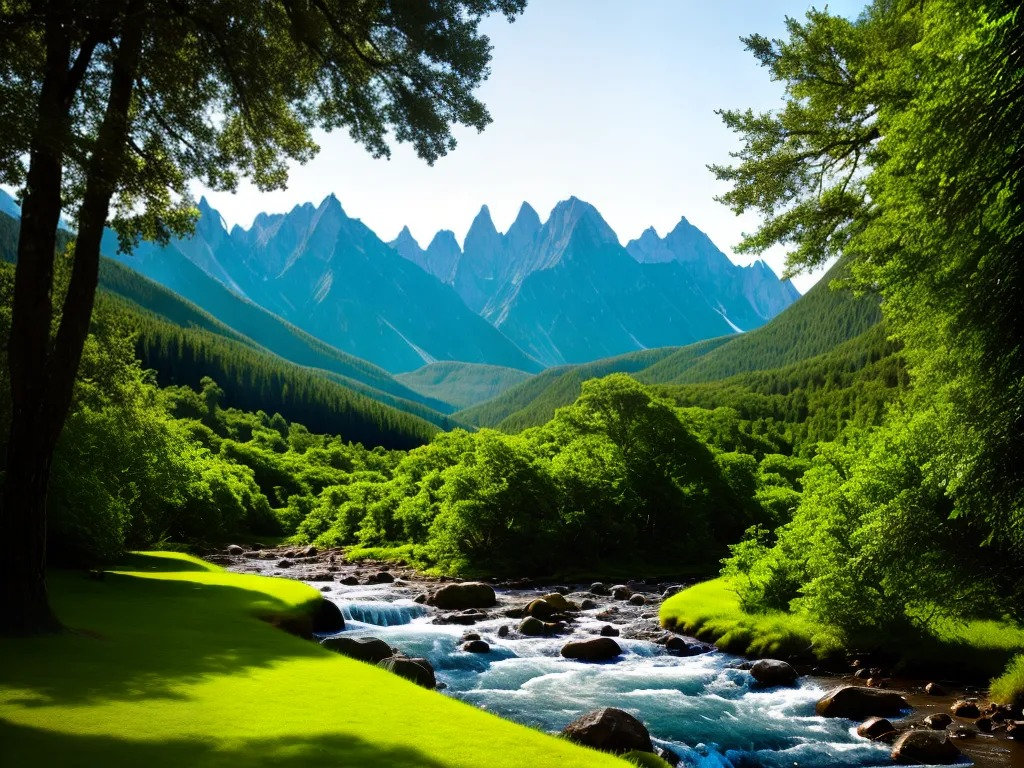
#> input picture paisagem.jpeg, 1024 x 768 px, found by its file name
$ python img-changer.py
#> lines starting #> are read from the running program, lines starting #| are printed output that depends on the picture
from PIL import Image
from numpy import array

img = Image.open("img-changer\paisagem.jpeg")
#> img is the input picture: PIL image 1024x768 RGB; mean R, G, B 77.8, 103.9, 72

img_array = array(img)

# Warning.filterwarnings('ignore')

def running():
    print("Qual tipo de mudança você quer \n fazer na image: \n Preto e Branco : pb \n canal vermelho : Red \n canal verde: Green \n Canal azul : Blue \n")
    resposta = input();
    print(resposta)

    if resposta == 'Red':
        red_chanel(img_array)
    elif resposta == 'Green':
        green_chanel(img_array)
    elif resposta == 'Blue':
        blue_chanel(img_array)
    elif resposta == 'pb':
        pb(img_array)


def red_chanel(imgArr):
    if imgArr.any():
        for pixelbloc in imgArr:
            for pixel in pixelbloc:
                pixel[1] = 0
                pixel[2] = 0
#> after the loop, pixel = [40, 0, 0]

    new_img = Image.fromarray(imgArr).save('canal_vermelho.jpeg')
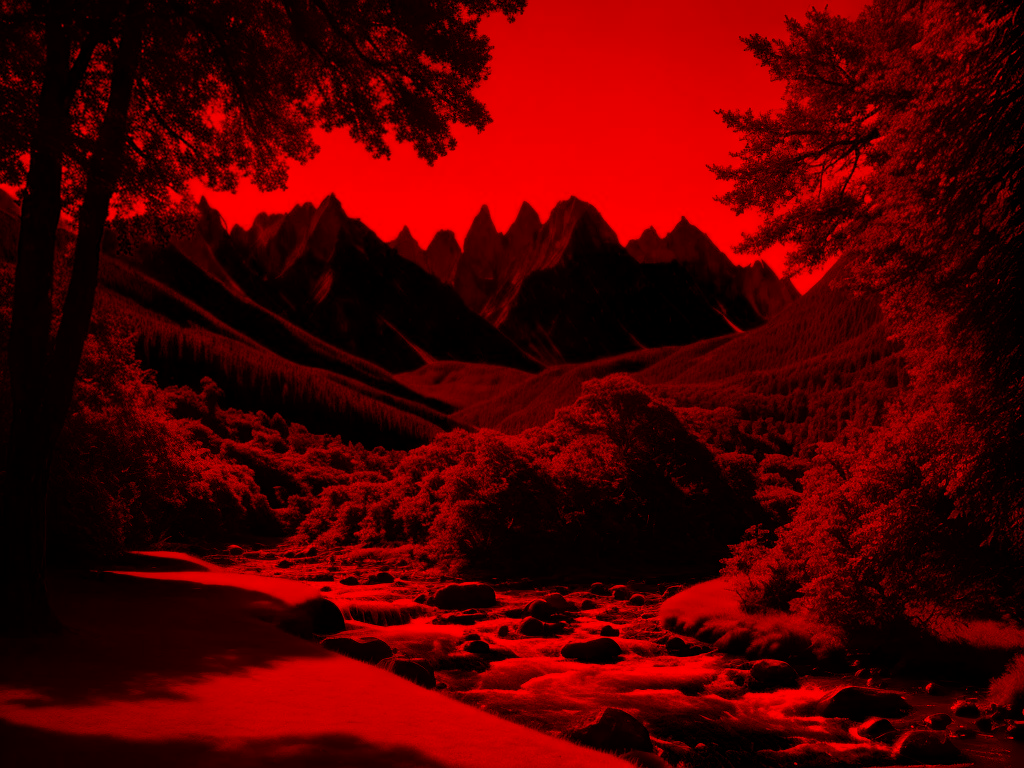
#> saved as canal_vermelho.jpeg: PIL image 1024x768 RGB; mean R, G, B 77.8, 0, 0
    return new_img

def blue_chanel(imgArr):
    if imgArr.any():
        for pixelbloc in imgArr:
            for pixel in pixelbloc:
                pixel[0] = 0
                pixel[1] = 0

    new_img = Image.fromarray(imgArr).save('canal_azul.jpeg')
    return new_img

def green_chanel(imgArr):
    if imgArr.any():
        for pixelbloc in imgArr:
            for pixel in pixelbloc:
                pixel[0] = 0
                pixel[2] = 0

    new_img = Image.fromarray(imgArr).save('canal_verde.jpeg')
    return new_img

def pb(imgArr):
    if imgArr.any():
        for pixelbloc in imgArr:
            for pixel in pixelbloc:
                media = (pixel[0]+pixel[1]+pixel[2]) / len(pixel)
                pixel[0] = media
                pixel[1] = media
                pixel[2] = media
#> after the loop, pixel = [13, 13, 13]

    new_img = Image.fromarray(imgArr).save('pretoEbranco.jpeg')
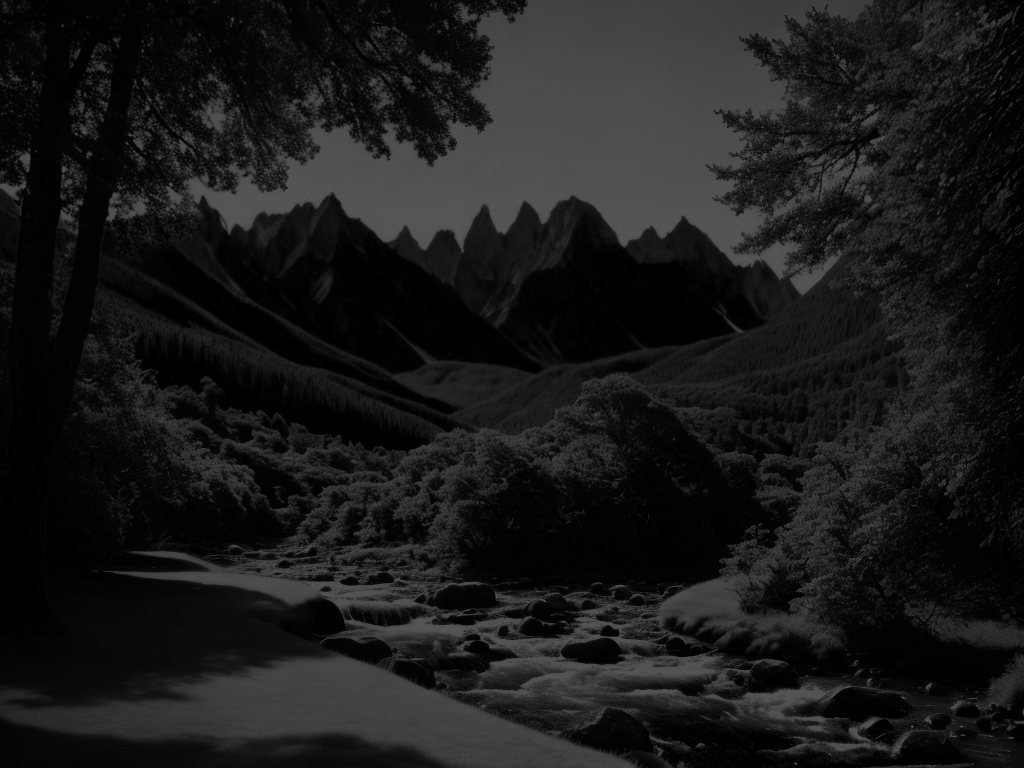
#> saved as pretoEbranco.jpeg: PIL image 1024x768 RGB; min 0, max 85, mean 25.6
    return new_img


red_chanel(img_array)
pb(img_array)
green_chanel(img_array)
#> after the loop in green_chanel, `for pixelbloc in imgArr:`: pixel = [0, 13, 0]
#> in green_chanel, `new_img = Image.fromarray(imgArr).save('canal_verde.jpeg')`:
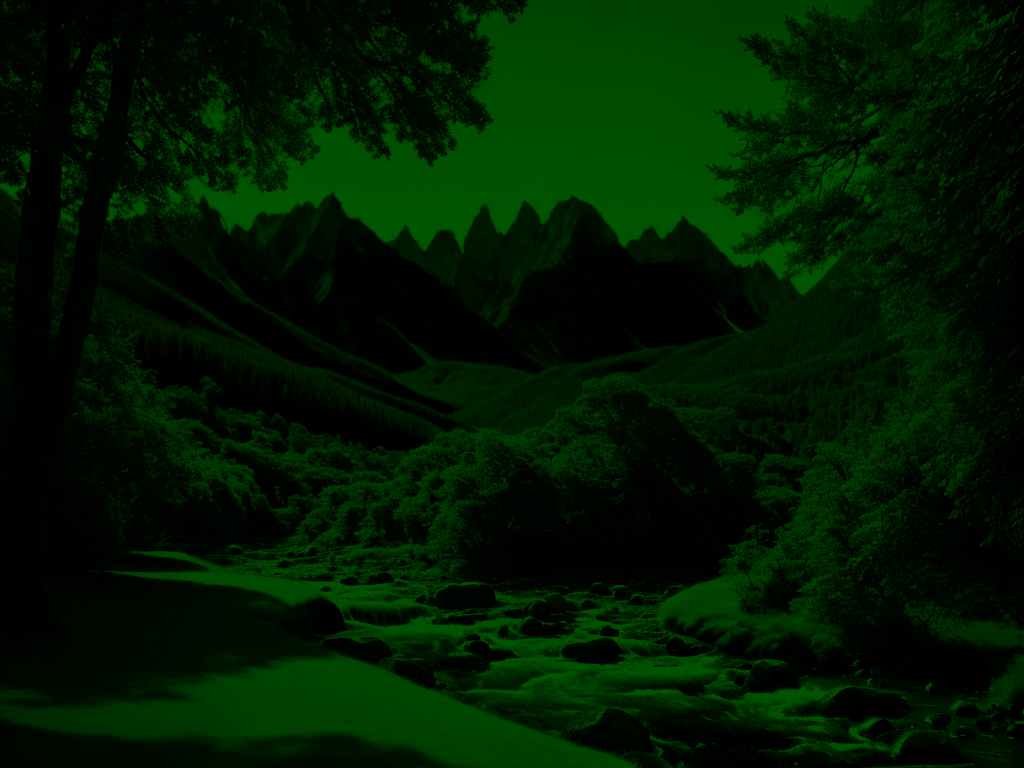
#> saved as canal_verde.jpeg: PIL image 1024x768 RGB; mean R, G, B 0, 25.6, 0
blue_chanel(img_array)
#> after the loop in blue_chanel, `for pixelbloc in imgArr:`: pixel = [0, 0, 0]
print(img)
#| <PIL.JpegImagePlugin.JpegImageFile image mode=RGB size=1024x768 at 0x7F2A861FFF90>
